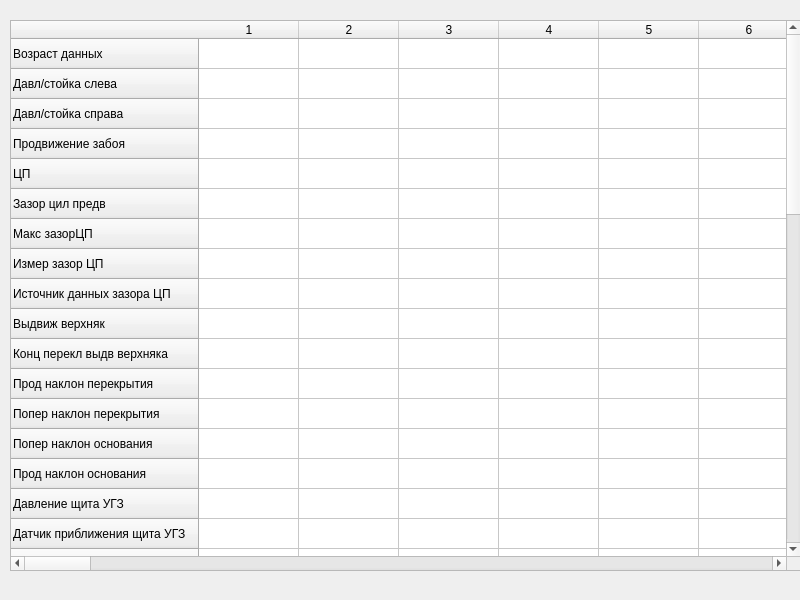
<?xml version="1.0" encoding="UTF-8"?>
<ui version="4.0">
 <class>MainWindow</class>
 <widget class="QMainWindow" name="MainWindow">
  <property name="geometry">
   <rect>
    <x>0</x>
    <y>0</y>
    <width>800</width>
    <height>600</height>
   </rect>
  </property>
  <property name="windowTitle">
   <string>MainWindow</string>
  </property>
  <widget class="QWidget" name="centralwidget">
   <widget class="QTableWidget" name="tableWidget">
    <property name="geometry">
     <rect>
      <x>10</x>
      <y>20</y>
      <width>791</width>
      <height>551</height>
     </rect>
    </property>
    <row>
     <property name="text">
      <string>Возраст данных</string>
     </property>
    </row>
    <row>
     <property name="text">
      <string>Давл/стойка слева</string>
     </property>
    </row>
    <row>
     <property name="text">
      <string>Давл/стойка справа</string>
     </property>
    </row>
    <row>
     <property name="text">
      <string>Продвижение забоя</string>
     </property>
    </row>
    <row>
     <property name="text">
      <string>ЦП</string>
     </property>
    </row>
    <row>
     <property name="text">
      <string>Зазор цил предв</string>
     </property>
    </row>
    <row>
     <property name="text">
      <string>Макс зазорЦП</string>
     </property>
    </row>
    <row>
     <property name="text">
      <string>Измер зазор ЦП</string>
     </property>
    </row>
    <row>
     <property name="text">
      <string>Источник данных зазора ЦП</string>
     </property>
    </row>
    <row>
     <property name="text">
      <string>Выдвиж верхняк</string>
     </property>
    </row>
    <row>
     <property name="text">
      <string>Конц перекл выдв верхняка</string>
     </property>
    </row>
    <row>
     <property name="text">
      <string>Прод наклон перекрытия</string>
     </property>
    </row>
    <row>
     <property name="text">
      <string>Попер наклон перекрытия</string>
     </property>
    </row>
    <row>
     <property name="text">
      <string>Попер наклон основания </string>
     </property>
    </row>
    <row>
     <property name="text">
      <string>Прод наклон основания</string>
     </property>
    </row>
    <row>
     <property name="text">
      <string>Давление щита УГЗ</string>
     </property>
    </row>
    <row>
     <property name="text">
      <string>Датчик приближения щита УГЗ</string>
     </property>
    </row>
    <row>
     <property name="text">
      <string>Предв щита УГЗ</string>
     </property>
    </row>
    <row>
     <property name="text">
      <string>Угол наклона щита УГЗ</string>
     </property>
    </row>
    <row>
     <property name="text">
      <string>Датч.приближ.для щита УГЗ </string>
     </property>
    </row>
    <row>
     <property name="text">
      <string>Позиция прот козырька</string>
     </property>
    </row>
    <row>
     <property name="text">
      <string>Давление  в цил козырька</string>
     </property>
    </row>
    <row>
     <property name="text">
      <string>Предв телеск выдв верх</string>
     </property>
    </row>
    <row>
     <property name="text">
      <string>Сост верх и щитов </string>
     </property>
    </row>
    <row>
     <property name="text">
      <string>Высота секции 1</string>
     </property>
    </row>
    <row>
     <property name="text">
      <string>Высота секции 2</string>
     </property>
    </row>
    <row>
     <property name="text">
      <string>Высота секции 3</string>
     </property>
    </row>
    <row>
     <property name="text">
      <string>New Row</string>
     </property>
    </row>
    <row>
     <property name="text">
      <string>New Row</string>
     </property>
    </row>
    <row>
     <property name="text">
      <string>New Row</string>
     </property>
    </row>
    <row>
     <property name="text">
      <string>New Row</string>
     </property>
    </row>
    <row>
     <property name="text">
      <string>New Row</string>
     </property>
    </row>
    <row>
     <property name="text">
      <string>New Row</string>
     </property>
    </row>
    <row>
     <property name="text">
      <string>New Row</string>
     </property>
    </row>
    <row>
     <property name="text">
      <string>New Row</string>
     </property>
    </row>
    <row>
     <property name="text">
      <string>New Row</string>
     </property>
    </row>
    <row>
     <property name="text">
      <string>New Row</string>
     </property>
    </row>
    <row>
     <property name="text">
      <string>New Row</string>
     </property>
    </row>
    <row>
     <property name="text">
      <string>New Row</string>
     </property>
    </row>
    <row>
     <property name="text">
      <string>New Row</string>
     </property>
    </row>
    <row>
     <property name="text">
      <string>New Row</string>
     </property>
    </row>
    <row>
     <property name="text">
      <string>New Row</string>
     </property>
    </row>
    <row>
     <property name="text">
      <string>New Row</string>
     </property>
    </row>
    <row>
     <property name="text">
      <string>New Row</string>
     </property>
    </row>
    <row>
     <property name="text">
      <string>New Row</string>
     </property>
    </row>
    <row>
     <property name="text">
      <string>New Row</string>
     </property>
    </row>
    <row>
     <property name="text">
      <string>New Row</string>
     </property>
    </row>
    <row>
     <property name="text">
      <string>New Row</string>
     </property>
    </row>
    <column>
     <property name="text">
      <string>1</string>
     </property>
    </column>
    <column>
     <property name="text">
      <string>2</string>
     </property>
    </column>
    <column>
     <property name="text">
      <string>3</string>
     </property>
    </column>
    <column>
     <property name="text">
      <string>4</string>
     </property>
    </column>
    <column>
     <property name="text">
      <string>5</string>
     </property>
    </column>
    <column>
     <property name="text">
      <string>6</string>
     </property>
    </column>
    <column>
     <property name="text">
      <string>7</string>
     </property>
    </column>
    <column>
     <property name="text">
      <string>8</string>
     </property>
    </column>
    <column>
     <property name="text">
      <string>9</string>
     </property>
    </column>
    <column>
     <property name="text">
      <string>10</string>
     </property>
    </column>
    <column>
     <property name="text">
      <string>11</string>
     </property>
    </column>
    <column>
     <property name="text">
      <string>12</string>
     </property>
    </column>
    <column>
     <property name="text">
      <string>13</string>
     </property>
    </column>
    <column>
     <property name="text">
      <string>14</string>
     </property>
    </column>
    <column>
     <property name="text">
      <string>15</string>
     </property>
    </column>
    <column>
     <property name="text">
      <string>16</string>
     </property>
    </column>
    <column>
     <property name="text">
      <string>17</string>
     </property>
    </column>
    <column>
     <property name="text">
      <string>New Column</string>
     </property>
    </column>
    <column>
     <property name="text">
      <string>New Column</string>
     </property>
    </column>
    <column>
     <property name="text">
      <string>New Column</string>
     </property>
    </column>
    <column>
     <property name="text">
      <string>New Column</string>
     </property>
    </column>
    <column>
     <property name="text">
      <string>New Column</string>
     </property>
    </column>
    <column>
     <property name="text">
      <string>New Column</string>
     </property>
    </column>
    <column>
     <property name="text">
      <string>New Column</string>
     </property>
    </column>
    <column>
     <property name="text">
      <string>New Column</string>
     </property>
    </column>
    <column>
     <property name="text">
      <string>New Column</string>
     </property>
    </column>
    <column>
     <property name="text">
      <string>New Column</string>
     </property>
    </column>
    <column>
     <property name="text">
      <string>New Column</string>
     </property>
    </column>
    <column>
     <property name="text">
      <string>New Column</string>
     </property>
    </column>
    <column>
     <property name="text">
      <string>New Column</string>
     </property>
    </column>
    <column>
     <property name="text">
      <string>New Column</string>
     </property>
    </column>
    <column>
     <property name="text">
      <string>New Column</string>
     </property>
    </column>
    <column>
     <property name="text">
      <string>New Column</string>
     </property>
    </column>
    <column>
     <property name="text">
      <string>New Column</string>
     </property>
    </column>
    <column>
     <property name="text">
      <string>New Column</string>
     </property>
    </column>
    <column>
     <property name="text">
      <string>New Column</string>
     </property>
    </column>
    <column>
     <property name="text">
      <string>New Column</string>
     </property>
    </column>
    <column>
     <property name="text">
      <string>New Column</string>
     </property>
    </column>
    <column>
     <property name="text">
      <string>New Column</string>
     </property>
    </column>
    <column>
     <property name="text">
      <string>New Column</string>
     </property>
    </column>
    <column>
     <property name="text">
      <string>New Column</string>
     </property>
    </column>
    <column>
     <property name="text">
      <string>New Column</string>
     </property>
    </column>
    <column>
     <property name="text">
      <string>New Column</string>
     </property>
    </column>
    <column>
     <property name="text">
      <string>New Column</string>
     </property>
    </column>
    <column>
     <property name="text">
      <string>New Column</string>
     </property>
    </column>
    <column>
     <property name="text">
      <string>New Column</string>
     </property>
    </column>
    <column>
     <property name="text">
      <string>New Column</string>
     </property>
    </column>
    <column>
     <property name="text">
      <string>New Column</string>
     </property>
    </column>
    <column>
     <property name="text">
      <string>New Column</string>
     </property>
    </column>
    <column>
     <property name="text">
      <string>New Column</string>
     </property>
    </column>
    <column>
     <property name="text">
      <string>New Column</string>
     </property>
    </column>
    <column>
     <property name="text">
      <string>New Column</string>
     </property>
    </column>
    <column>
     <property name="text">
      <string>New Column</string>
     </property>
    </column>
    <column>
     <property name="text">
      <string>New Column</string>
     </property>
    </column>
    <column>
     <property name="text">
      <string>New Column</string>
     </property>
    </column>
    <column>
     <property name="text">
      <string>New Column</string>
     </property>
    </column>
    <column>
     <property name="text">
      <string>New Column</string>
     </property>
    </column>
    <item row="0" column="0">
     <property name="text">
      <string/>
     </property>
    </item>
    <item row="0" column="1">
     <property name="text">
      <string/>
     </property>
    </item>
    <item row="1" column="0">
     <property name="text">
      <string/>
     </property>
    </item>
    <item row="2" column="0">
     <property name="text">
      <string/>
     </property>
    </item>
    <item row="3" column="0">
     <property name="text">
      <string/>
     </property>
    </item>
    <item row="4" column="0">
     <property name="text">
      <string/>
     </property>
    </item>
    <item row="5" column="0">
     <property name="text">
      <string/>
     </property>
    </item>
   </widget>
  </widget>
 </widget>
 <resources/>
 <connections/>
</ui>
